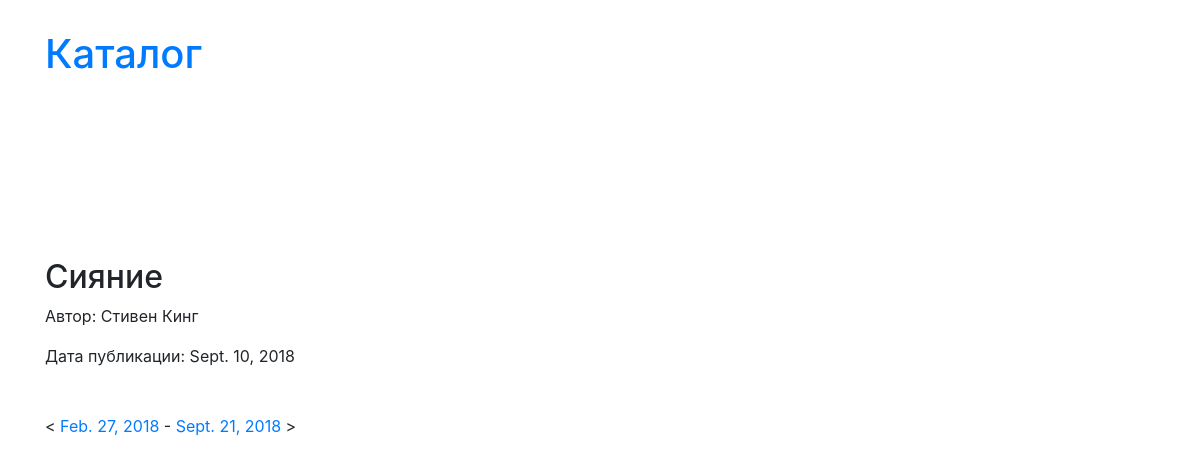
The app's page /books/2018-09-10/ with its own data.
### books/models.py (models this page shows, shortened)
class Book(models.Model):
    name = models.CharField(u'Название', max_length=64)
    author = models.CharField(u'Автор', max_length=64)
    pub_date = models.DateField(u'Дата публикации')

### books/views.py (the view)
# urls.py: path('books/<pub_date>/', get_list_of_books, name='books_list'),
def get_list_of_books(request, pub_date=None): # просмотр книг по дате, а также ссылки на предыдующую и следующие даты
    template_name = 'books/book.html'
    current_page = str()
    next_page = str()
    prev_page = str()
    set_of_dates = sorted(list(set(list['pub_date'] for list in get_sorted_list_of_books(Book) if list)))
    for i, item in enumerate(set_of_dates):
        if get_date(pub_date) == item:
            current_page = get_date(pub_date)
            if i == 0:
                prev_page = ''
                next_page = set_of_dates[i + 1]
                break
            elif i == len(set_of_dates) - 1:
                prev_page = set_of_dates[i - 1]
                next_page = ''
                break
            else:
                prev_page = set_of_dates[i - 1]
                next_page = set_of_dates[i + 1]
                break
    context = {
        'book_list': (list for list in get_sorted_list_of_books(Book)
                      if (pub_date == '' or list['pub_date'] == get_date(pub_date))), # список книг за конкретную дату
        'date': get_date(pub_date),
        'current_page': current_page,
        'next_page': next_page,
        'prev_page': prev_page,
    }
    return render(request, template_name, context)

### books/views.py (called while the page is built)
def get_sorted_list_of_books(object): # получение данныз из БД
    book_list = object.objects.all().values('name', 'author', 'pub_date')
    return sorted(book_list, key=lambda k: k['pub_date'])

def get_date(date): # string to date
    try:
        return datetime.strptime(date, '%Y-%m-%d').date()
    except ValueError:
        try:
            return datetime.strptime(date, '%Y-%m-%d %H:%M:%S.%f').date()
        except ValueError:
            return datetime.strptime(date, '%Y-%m-%d %H:%M:%S').date()
    except TypeError:
        return ''

### templates/books/book.html (shortened to what this page needs)
{% extends "base.html" %}
{% load static %}
{% block content %}
    <div class="container">
        <div class="header">
            <h1><a href="/books">Каталог</a></h1>
        </div>
        <div class="row">
            {% for book in book_list %}
            <div class="book col-md-4">
                <h2>{{ book.name }}</h2>
                <p>Автор: {{ book.author }}</p>
                <p>Дата публикации: {{ book.pub_date }}</p>
            </div>
            {% endfor %}
        </div>
        {% if prev_page %}
            <span>< </span>
                <a class="button button-primary" href="/books/{{ prev_page|date:"Y-m-d" }}">{{ prev_page }}</a>
        {% endif %}
        {% if prev_page and next_page %}
            <span> - </span>
        {% endif %}
        {% if next_page %}
            <a class="button button-primary" href="/books/{{ next_page|date:"Y-m-d" }}">{{ next_page }}</a>
                <span> ></span>
        {% endif %}
    </div>
{% endblock %}

### static/css/style.css (style rules this page uses)
.header { margin-top: 30px; margin-bottom: 150px; }
.book { margin-top: 30px; margin-bottom: 30px; }

### records on screen
Book: name "Сияние", author "Стивен Кинг", pub_date "Sept. 10, 2018"
Book: pub_date "Feb. 27, 2018"
Book: pub_date "Sept. 21, 2018"
